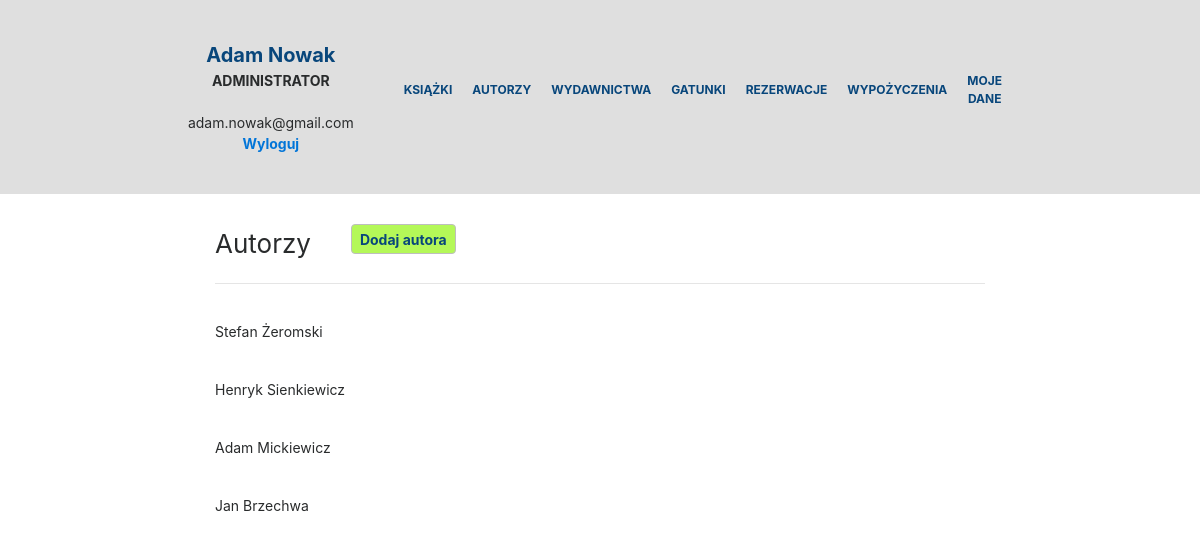
/administrator/autorzy.php (signed in), run on the app's committed database.
### tables this page shows
CREATE TABLE `autor` (
  `id_autora` int(11) NOT NULL,
  `imie` text NOT NULL,
  `nazwisko` text NOT NULL
);

### administrator/autorzy.php (the view, shortened to what this page needs)
<?php
require_once('../connect.php');
?>
<!DOCTYPE html>
<html lang="pl_PL">
    <head>
        <link rel="stylesheet" href="../css/style.css">
        <link rel="stylesheet" href="../css/bootstrap.css">
    </head>
    <body>
        <?php
            $connection = mysqli_connect($host, $db_user, $db_password, $db_name);
            mysqli_select_db($connection, "biblioteka");
        ?>
        <div class="dis-flex nav-bar">
            <div>
                <?php
                    echo '<div class="show_logged_user">'.$_SESSION['imie'].' '.$_SESSION['nazwisko'].'</div>';
                    echo '<div class="user_role">';
                        echo "<b>ADMINISTRATOR</b><br/><br/>";
                        echo $_SESSION['email'];
                    echo '<br/><b><a href="../logout.php">Wyloguj</a></b></div>';
                ?>
            </div>
            <div>
                <?php include_once('menu.php'); ?>
            </div>
        </div>
        <div class="content">
            <div class="col-md-12" style="padding-top: 30px;">
                <div class="tytul_podstrony">Autorzy</div><a href="dodaj-autora.php"><div class="dodajakt">Dodaj autora</div></a><div class="clear"></div> <hr/>
                <?php
                    $sql1 = "SELECT imie, nazwisko, id_autora FROM autor ORDER BY autor.nazwisko DESC";
                    if ($rezultat1 = @$connection -> query($sql1)) {
                        $ilosc = $rezultat1 -> num_rows;
                        if ($ilosc == 0) {
                            echo "Brak autorów.";
                        }
                        else {
                            while($row1 = mysqli_fetch_row($rezultat1)) {
                                extract($row1);
                                echo '<div style="padding-top: 23px; width: 100%; float: left;"><p>'.$row1[0].' '.$row1[1].'</p></div>';
                            }
                        }
                    }
                ?>
            </div>
        </div>
    </body>
</html>

### css/style.css (style rules this page uses)
html { font-family: sans-serif; line-height: 1.15; -ms-text-size-adjust: 100%; -webkit-text-size-adjust: 100%; font-size: 14px; }
body { margin: 0; }
body { font-family: -apple-system, system-ui, BlinkMacSystemFont, "Segoe UI", Roboto, "Helvetica Neue", Arial, sans-serif; font-size: 1rem; font-weight: normal; line-height: 1.5; color: #292b2c; background-color: #fff; }
p { margin-top: 0; margin-bottom: 1rem; }
a { color: #0275d8; text-decoration: none; }
.user_role { width: 100%; text-align: center; }
.tytul_podstrony { font-size: 26px; float: left; height: 45px; padding-right: 40px; }
.dodajakt { font-weight: bold; color: #08467b; display:table-cell; vertical-align: middle; height: 30px; -khtml-border-radius: 4px; border-radius: 4px; border: 1px solid #bebebe; padding-left: 8px; padding-right: 8px; background: #b4f858; }
.dis-flex { display: flex; align-items: center; justify-content: center; }
.nav-bar { background: rgb(223, 223, 223); padding: 40px 200px 40px 200px; }
.show_logged_user { width: 100%; color: #08467b; font-size: 20px; font-weight: bold; text-align: center; word-wrap: normal; }
.content { padding-left: 200px; padding-right: 200px; }

### data on the page
autor: imie "Stefan", nazwisko "Żeromski"
autor: imie "Henryk", nazwisko "Sienkiewicz"
autor: imie "Adam", nazwisko "Mickiewicz"
autor: imie "Jan", nazwisko "Brzechwa"

### other printed values
$_SESSION['imie'] "Adam"
$_SESSION['nazwisko'] "Nowak"
$_SESSION['email'] "adam.nowak@gmail.com"
